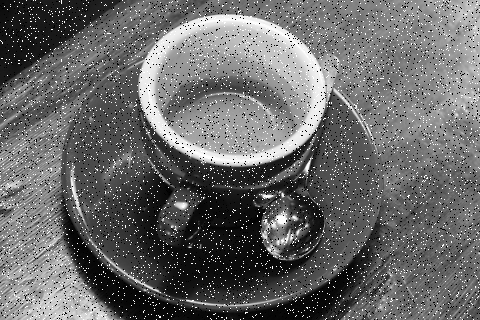
#> input picture assets/example_outputs/images/01_salt_pepper.png, 480 x 320 px; its folder holds only this picture in this run
$ python cli.py --input ../assets/example_outputs/images/01_salt_pepper.png
#> lines starting #> are read from the running program, lines starting #| are printed output that depends on the picture; after the words box and inside, x2 and y2 are one past the last pixel; in counts of white or black regions, pixels touching at a corner belong together
### image_restoration_benchmark/io.py
from __future__ import annotations

from pathlib import Path
from typing import Union

import cv2
import numpy as np


def read_grayscale(path: Union[str, Path]) -> np.ndarray:
    image = cv2.imread(str(path), cv2.IMREAD_GRAYSCALE)
#> image is the input picture: shape (320, 480); min 0, max 255, mean 104.7
    if image is None:
        raise FileNotFoundError(f"Could not read image: {path}")
    return image


def write_image(path: Union[str, Path], image: np.ndarray) -> Path:
    path = Path(path)
    path.parent.mkdir(parents=True, exist_ok=True)
    ok = cv2.imwrite(str(path), image)
    if not ok:
        raise OSError(f"Could not write image: {path}")
    return path

### image_restoration_benchmark/noise.py
from __future__ import annotations

from typing import Optional

import numpy as np

def gaussian_noise(gray_image: np.ndarray, sigma: float = 25.0, seed: Optional[int] = 42) -> np.ndarray:
    rng = np.random.default_rng(seed)
    noise = rng.normal(0.0, sigma, gray_image.shape)
    return np.clip(gray_image.astype(np.float32) + noise, 0, 255).astype(np.uint8)


def salt_pepper_noise(
    gray_image: np.ndarray,
    amount: float = 0.08,
    salt_vs_pepper: float = 0.5,
    seed: Optional[int] = 42,
) -> np.ndarray:
#> called with amount = 0.08, salt_vs_pepper = 0.5, seed = 42
    if not 0 <= amount <= 1:
        raise ValueError("amount must be between 0 and 1.")
    if not 0 <= salt_vs_pepper <= 1:
        raise ValueError("salt_vs_pepper must be between 0 and 1.")

    rng = np.random.default_rng(seed)
    noisy = gray_image.copy()
    height, width = noisy.shape
#> height = 320; width = 480
    pixel_count = height * width
#> pixel_count = 153600
    salt_count = int(pixel_count * amount * salt_vs_pepper)
#> salt_count = 6144
    pepper_count = int(pixel_count * amount * (1.0 - salt_vs_pepper))
#> pepper_count = 6144

    salt_y = rng.integers(0, height, salt_count)
    salt_x = rng.integers(0, width, salt_count)
    pepper_y = rng.integers(0, height, pepper_count)
    pepper_x = rng.integers(0, width, pepper_count)

    noisy[salt_y, salt_x] = 255
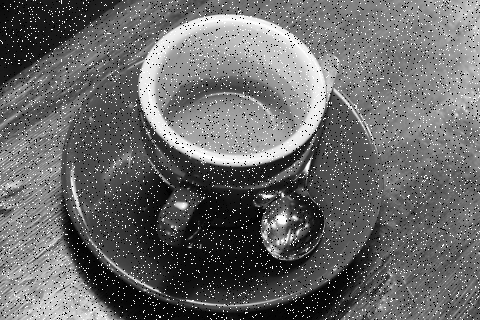
#> noisy: shape (320, 480); 0.13% of pixels changed, all inside (x1, y1, x2, y2) = (1, 0, 480, 319)
    noisy[pepper_y, pepper_x] = 0
    return noisy

### image_restoration_benchmark/filters.py
from __future__ import annotations

import cv2
import numpy as np


def median_filter(image: np.ndarray, kernel_size: int = 3) -> np.ndarray:
#> called with kernel_size = 3
    if kernel_size < 3 or kernel_size % 2 == 0:
        raise ValueError("kernel_size must be an odd integer >= 3.")
    return cv2.medianBlur(image, kernel_size)


def gaussian_filter(image: np.ndarray, kernel_size: int = 5, sigma: float = 0.0) -> np.ndarray:
#> called with kernel_size = 5, sigma = 0
    if kernel_size < 3 or kernel_size % 2 == 0:
        raise ValueError("kernel_size must be an odd integer >= 3.")
    return cv2.GaussianBlur(image, (kernel_size, kernel_size), sigma)


def bilateral_filter(image: np.ndarray, diameter: int = 7, sigma_color: float = 50.0, sigma_space: float = 50.0) -> np.ndarray:
#> called with diameter = 7, sigma_color = 50, sigma_space = 50
    return cv2.bilateralFilter(image, diameter, sigma_color, sigma_space)

### image_restoration_benchmark/contrast.py
from __future__ import annotations

import cv2
import numpy as np


def build_piecewise_lut(r1: int = 70, s1: int = 30, r2: int = 180, s2: int = 230) -> np.ndarray:
#> called with r1 = 70, s1 = 30, r2 = 180, s2 = 230
    if not (0 <= r1 < r2 <= 255):
        raise ValueError("Expected 0 <= r1 < r2 <= 255.")
    if not (0 <= s1 <= 255 and 0 <= s2 <= 255):
        raise ValueError("Expected 0 <= s1,s2 <= 255.")
    x_points = np.array([0, r1, r2, 255], dtype=np.float32)
#> x_points = [0, 70, 180, 255]
    y_points = np.array([0, s1, s2, 255], dtype=np.float32)
    return np.interp(np.arange(256), x_points, y_points).clip(0, 255).astype(np.uint8)


def piecewise_mapping(gray_image: np.ndarray, r1: int = 70, s1: int = 30, r2: int = 180, s2: int = 230) -> np.ndarray:
    if gray_image.ndim != 2:
        raise ValueError("piecewise_mapping expects a grayscale image.")
    return build_piecewise_lut(r1, s1, r2, s2)[gray_image]
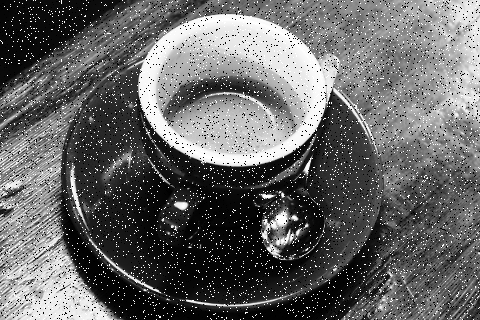
#> returned value: shape (320, 480); min 0, max 255, mean 101.5


def clahe(gray_image: np.ndarray, clip_limit: float = 2.0, tile_grid_size: tuple[int, int] = (8, 8)) -> np.ndarray:
#> called with clip_limit = 2, tile_grid_size = (8, 8)
    if gray_image.ndim != 2:
        raise ValueError("clahe expects a grayscale image.")
    enhancer = cv2.createCLAHE(clipLimit=clip_limit, tileGridSize=tile_grid_size)
    return enhancer.apply(gray_image)
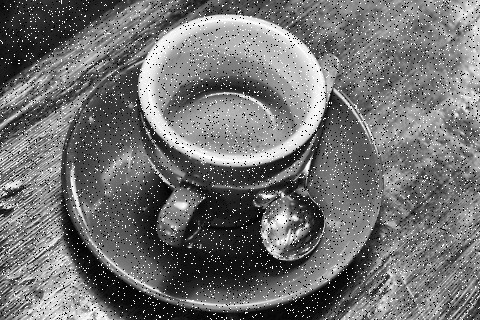
#> returned value: shape (320, 480); min 2, max 255, mean 113.3

### image_restoration_benchmark/pipeline.py
from __future__ import annotations

from dataclasses import dataclass
from pathlib import Path
from typing import List, Union
from image_restoration_benchmark.contrast import clahe, piecewise_mapping
from image_restoration_benchmark.filters import bilateral_filter, gaussian_filter, median_filter
from image_restoration_benchmark.io import read_grayscale, write_image
from image_restoration_benchmark.metrics import metric_row
from image_restoration_benchmark.noise import gaussian_noise, salt_pepper_noise
from image_restoration_benchmark.visualization import save_montage

import csv
import json

import numpy as np


@dataclass
class BenchmarkReport:
    rows: List[dict[str, Union[float, str]]]
    metrics_csv: Path
    metrics_json: Path
    montage_path: Path


def run_benchmark(
    input_path: Union[str, Path],
    output_dir: Union[str, Path],
    seed: int = 42,
    salt_pepper_amount: float = 0.08,
    gaussian_sigma: float = 25.0,
) -> BenchmarkReport:
    output_dir = Path(output_dir)
    image_dir = output_dir / "images"
    reference = read_grayscale(input_path)
    write_image(image_dir / "00_reference.png", reference)

    salt_pepper = salt_pepper_noise(reference, amount=salt_pepper_amount, seed=seed)
    gaussian = gaussian_noise(reference, sigma=gaussian_sigma, seed=seed + 1)

    candidates: list[tuple[str, str, np.ndarray, str]] = [
        ("salt_pepper", "noisy_input", salt_pepper, "01_salt_pepper.png"),
        ("salt_pepper", "median_3x3", median_filter(salt_pepper, 3), "02_salt_pepper_median_3x3.png"),
        ("salt_pepper", "median_5x5", median_filter(salt_pepper, 5), "03_salt_pepper_median_5x5.png"),
        ("gaussian", "noisy_input", gaussian, "04_gaussian_noise.png"),
        ("gaussian", "gaussian_blur_5x5", gaussian_filter(gaussian, 5), "05_gaussian_blur_5x5.png"),
        ("gaussian", "bilateral_filter", bilateral_filter(gaussian), "06_bilateral_filter.png"),
        ("contrast", "piecewise_mapping", piecewise_mapping(reference), "07_piecewise_mapping.png"),
        ("contrast", "clahe", clahe(reference), "08_clahe.png"),
    ]

    rows: List[dict[str, Union[float, str]]] = []
    montage_items: List[tuple[str, np.ndarray]] = [("reference", reference)]
    for case, method, image, filename in candidates:
        path = write_image(image_dir / filename, image)
        rows.append(metric_row(reference, image, case=case, method=method, output=str(path)))
        montage_items.append((f"{case}/{method}", image))
#> this loop made 8 passes
#> (case, method, filename) on passes 1 to 6: ('salt_pepper', 'noisy_input', '01_salt_pepper.png'), ('salt_pepper', 'median_3x3', '02_salt_pepper_median_3x3.png'), ('salt_pepper', 'median_5x5', '03_salt_pepper_median_5x5.png'), ('gaussian', 'noisy_input', '04_gaussian_noise.png'), ('gaussian', 'gaussian_blur_5x5', '05_gaussian_blur_5x5.png'), ('gaussian', 'bilateral_filter', '06_bilateral_filter.png')
#> pass 2, in mean_squared_error (call 3), `diff = reference.astype(np.float32) - target.astype(np.float32)`:
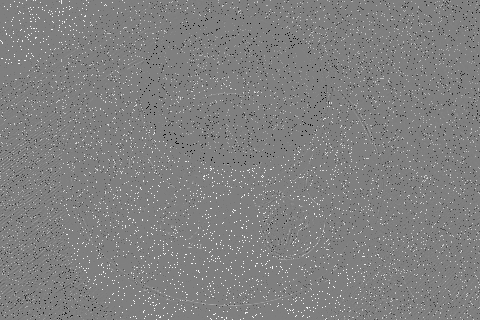
#> diff: shape (320, 480) float32; min -251, max 250, mean 2.1; drawn with min black and max white
#> after the loop, montage_items = 9 items; rows = 8 items

    metrics_csv = output_dir / "metrics.csv"
    metrics_json = output_dir / "metrics.json"
    montage_path = output_dir / "restoration_montage.png"
    _write_metrics_csv(metrics_csv, rows)
    metrics_json.write_text(json.dumps(rows, indent=2), encoding="utf-8")
    save_montage(montage_path, montage_items)
    return BenchmarkReport(rows=rows, metrics_csv=metrics_csv, metrics_json=metrics_json, montage_path=montage_path)


def _write_metrics_csv(path: Path, rows: List[dict[str, Union[float, str]]]) -> None:
    path.parent.mkdir(parents=True, exist_ok=True)
    with path.open("w", newline="", encoding="utf-8") as file:
        writer = csv.DictWriter(file, fieldnames=["case", "method", "mae", "mse", "psnr", "ssim_global", "output"])
        writer.writeheader()
        writer.writerows(rows)

### image_restoration_benchmark/metrics.py
from __future__ import annotations

from typing import Union

import math

import numpy as np


def mean_absolute_error(reference: np.ndarray, target: np.ndarray) -> float:
    _validate_pair(reference, target)
    return float(np.mean(np.abs(reference.astype(np.float32) - target.astype(np.float32))))


def mean_squared_error(reference: np.ndarray, target: np.ndarray) -> float:
    _validate_pair(reference, target)
    diff = reference.astype(np.float32) - target.astype(np.float32)
    return float(np.mean(diff * diff))


def psnr(reference: np.ndarray, target: np.ndarray, max_pixel: float = 255.0) -> float:
    mse = mean_squared_error(reference, target)
    if mse == 0:
        return math.inf
    return 20.0 * math.log10(max_pixel / math.sqrt(mse))


def ssim_global(reference: np.ndarray, target: np.ndarray, max_pixel: float = 255.0) -> float:
    _validate_pair(reference, target)
    x = reference.astype(np.float64)
    y = target.astype(np.float64)
    c1 = (0.01 * max_pixel) ** 2
    c2 = (0.03 * max_pixel) ** 2

    mu_x = x.mean()
    mu_y = y.mean()
    sigma_x = x.var()
    sigma_y = y.var()
    sigma_xy = ((x - mu_x) * (y - mu_y)).mean()

    numerator = (2 * mu_x * mu_y + c1) * (2 * sigma_xy + c2)
    denominator = (mu_x * mu_x + mu_y * mu_y + c1) * (sigma_x + sigma_y + c2)
    return float(numerator / denominator)


def metric_row(reference: np.ndarray, target: np.ndarray, case: str, method: str, output: str) -> dict[str, Union[float, str]]:
    return {
        "case": case,
        "method": method,
        "mae": mean_absolute_error(reference, target),
        "mse": mean_squared_error(reference, target),
        "psnr": psnr(reference, target),
        "ssim_global": ssim_global(reference, target),
        "output": output,
    }


def _validate_pair(reference: np.ndarray, target: np.ndarray) -> None:
    if reference.shape != target.shape:
        raise ValueError("reference and target images must have the same shape.")

### image_restoration_benchmark/visualization.py
from __future__ import annotations

from pathlib import Path
from typing import List, Union

import cv2
import numpy as np


def save_montage(path: Union[str, Path], items: List[tuple[str, np.ndarray]], columns: int = 3) -> Path:
#> called with columns = 3
    if not items:
        raise ValueError("items must not be empty.")

    tile_height = 220
    tile_width = 260
    label_height = 34
    rows = int(np.ceil(len(items) / columns))
#> rows = 3
    canvas = np.full((rows * (tile_height + label_height), columns * tile_width), 255, dtype=np.uint8)
#> canvas: shape (762, 780); every value is 255

    for index, (label, image) in enumerate(items):
        row = index // columns
        col = index % columns
        y0 = row * (tile_height + label_height)
        x0 = col * tile_width

        resized = _resize_to_tile(image, tile_width, tile_height)
        canvas[y0 : y0 + tile_height, x0 : x0 + tile_width] = resized
        cv2.putText(
            canvas,
            label[:28],
            (x0 + 8, y0 + tile_height + 23),
            cv2.FONT_HERSHEY_SIMPLEX,
            0.55,
            30,
            1,
            cv2.LINE_AA,
        )
#> this loop made 9 passes
#> (label, row, col, y0, x0) on passes 1 to 9: ('reference', 0, 0, 0, 0), ('salt_pepper/noisy_input', 0, 1, 0, 260), ('salt_pepper/median_3x3', 0, 2, 0, 520), ('salt_pepper/median_5x5', 1, 0, 254, 0), ('gaussian/noisy_input', 1, 1, 254, 260), ('gaussian/gaussian_blur_5x5', 1, 2, 254, 520), ('gaussian/bilateral_filter', 2, 0, 508, 0), ('contrast/piecewise_mapping', 2, 1, 508, 260), ('contrast/clahe', 2, 2, 508, 520)
#> pass 1, in _resize_to_tile, `resized = cv2.resize(gray, (new_w, new_h), interpolation=cv2.INTER_AREA)`:
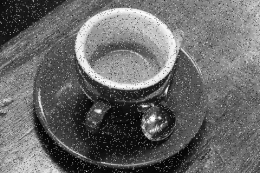
#> resized: shape (173, 260); min 3, max 253, mean 104.7
#> pass 1, in save_montage, `resized = _resize_to_tile(image, tile_width, tile_height)`:
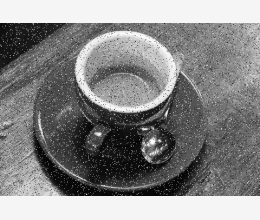
#> resized: shape (220, 260); min 3, max 253, mean 134.7
#> after the loop:
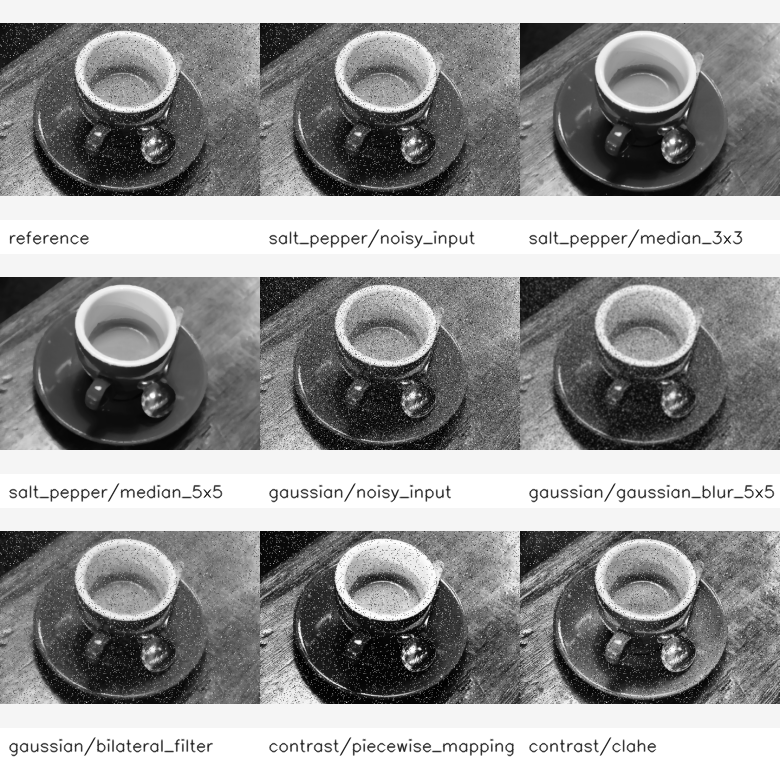
#> canvas: shape (762, 780); min 0, max 255, mean 148.9

    path = Path(path)
    path.parent.mkdir(parents=True, exist_ok=True)
    cv2.imwrite(str(path), canvas)
    return path


def _resize_to_tile(image: np.ndarray, width: int, height: int) -> np.ndarray:
    gray = image if image.ndim == 2 else cv2.cvtColor(image, cv2.COLOR_BGR2GRAY)
    scale = min(width / gray.shape[1], height / gray.shape[0])
    new_w = max(1, int(gray.shape[1] * scale))
    new_h = max(1, int(gray.shape[0] * scale))
    resized = cv2.resize(gray, (new_w, new_h), interpolation=cv2.INTER_AREA)
    tile = np.full((height, width), 245, dtype=np.uint8)
    y = (height - new_h) // 2
    x = (width - new_w) // 2
    tile[y : y + new_h, x : x + new_w] = resized
    return tile

### app/cli.py
from __future__ import annotations

from pathlib import Path
from image_restoration_benchmark.pipeline import run_benchmark

import argparse


def parse_args() -> argparse.Namespace:
    parser = argparse.ArgumentParser(description="Run the image restoration benchmark pipeline.")
    parser.add_argument("--input", type=Path, required=True, help="Input image path.")
    parser.add_argument("--output-dir", type=Path, default=Path("experiments/latest"))
    parser.add_argument("--seed", type=int, default=42)
    parser.add_argument("--salt-pepper-amount", type=float, default=0.08)
    parser.add_argument("--gaussian-sigma", type=float, default=25.0)
    return parser.parse_args()


def main() -> None:
    args = parse_args()
    report = run_benchmark(
        input_path=args.input,
        output_dir=args.output_dir,
        seed=args.seed,
        salt_pepper_amount=args.salt_pepper_amount,
        gaussian_sigma=args.gaussian_sigma,
    )
    print(f"Wrote {len(report.rows)} metric rows to {report.metrics_csv}")
#| Wrote 8 metric rows to experiments/latest/metrics.csv
    print(f"Montage: {report.montage_path}")
#| Montage: experiments/latest/restoration_montage.png


if __name__ == "__main__":
    main()

$ run again, on assets/example_outputs/images/08_clahe.png
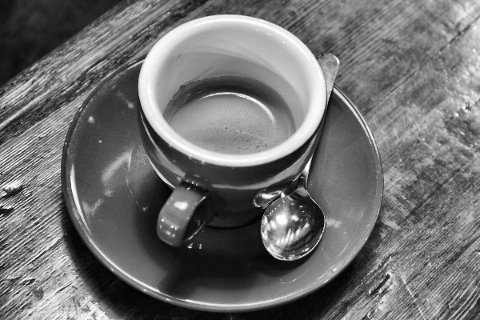
#> input picture assets/example_outputs/images/08_clahe.png, 480 x 320 px
#> in read_grayscale, image is the input picture: shape (320, 480); min 1, max 255, mean 111.7
#> x_points = [0, 70, 180, 255]
#> the loop in run_benchmark, `for case, method, image, filename in candidates:` made 8 passes
#> (case, method, filename) on passes 1 to 4: ('salt_pepper', 'noisy_input', '01_salt_pepper.png'), ('salt_pepper', 'median_3x3', '02_salt_pepper_median_3x3.png'), ('salt_pepper', 'median_5x5', '03_salt_pepper_median_5x5.png'), ('gaussian', 'noisy_input', '04_gaussian_noise.png')
#> after the loop in run_benchmark, `for case, method, image, filename in candidates:`: montage_items = 9 items; rows = 8 items
#> in save_montage, `rows = int(np.ceil(len(items) / columns))`: rows = 3
#> the loop in save_montage, `for index, (label, image) in enumerate(items):` made 9 passes
#> (label, row, col, y0, x0) on passes 1 to 8: ('reference', 0, 0, 0, 0), ('salt_pepper/noisy_input', 0, 1, 0, 260), ('salt_pepper/median_3x3', 0, 2, 0, 520), ('salt_pepper/median_5x5', 1, 0, 254, 0), ('gaussian/noisy_input', 1, 1, 254, 260), ('gaussian/gaussian_blur_5x5', 1, 2, 254, 520), ('gaussian/bilateral_filter', 2, 0, 508, 0), ('contrast/piecewise_mapping', 2, 1, 508, 260)
#> pass 1, in save_montage, `resized = _resize_to_tile(image, tile_width, tile_height)`:
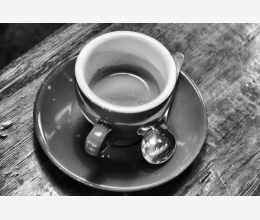
#> resized: shape (220, 260); min 4, max 255, mean 140.2
#> after the loop in save_montage, `for index, (label, image) in enumerate(items):`:
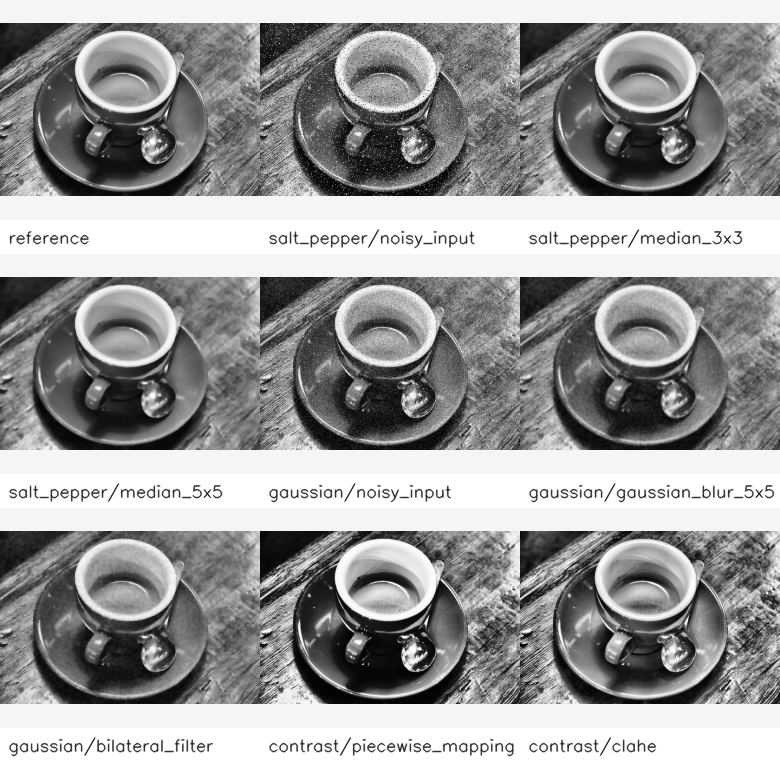
#> canvas: shape (762, 780); min 0, max 255, mean 154.1
#| Wrote 8 metric rows to experiments/latest/metrics.csv
#| Montage: experiments/latest/restoration_montage.png
